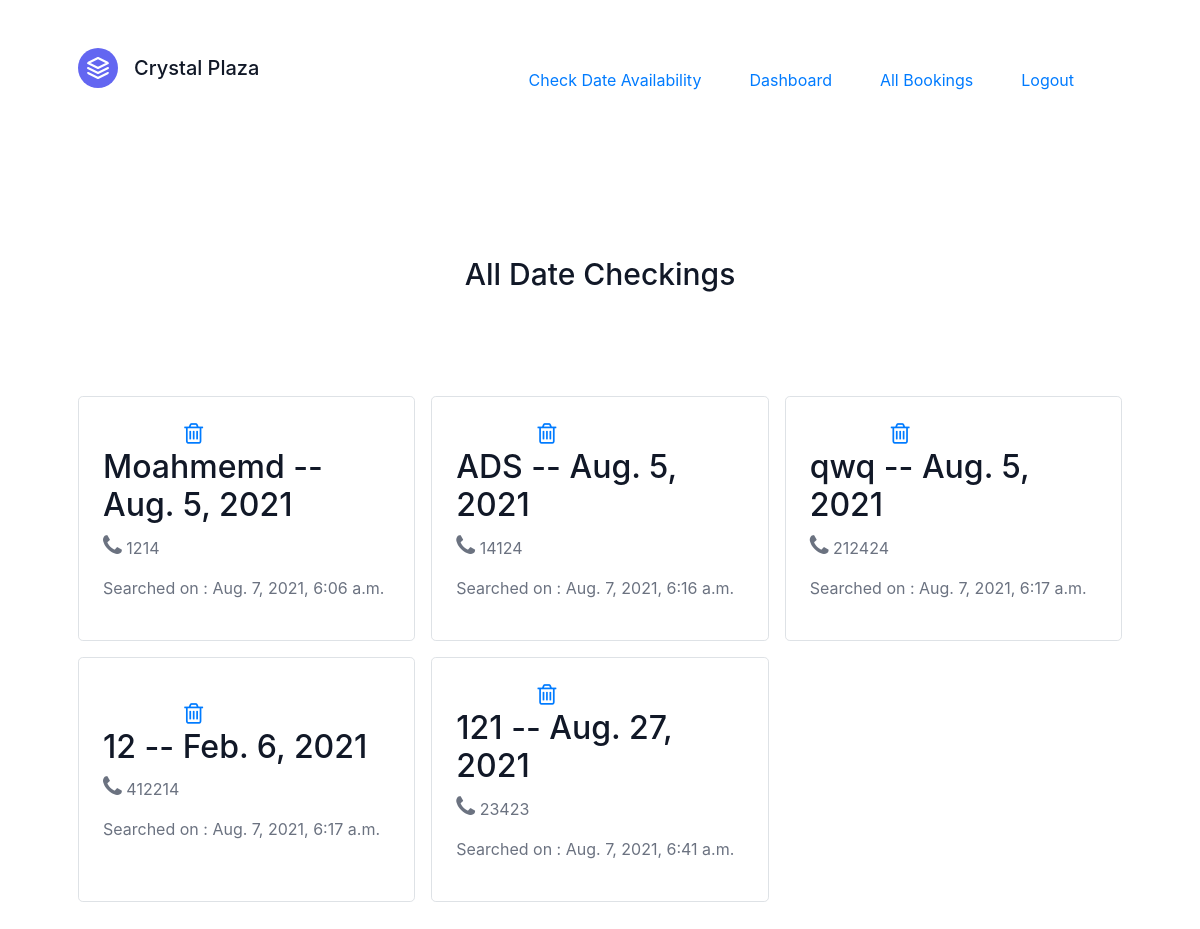
Page /allsearches/ (signed in) on the committed database.
### home/models.py (models this page shows)
class DateCheck(models.Model):
    name=models.CharField(max_length=200,default='Unknown')
    contact=models.IntegerField(null=True,blank=True)
    date=models.DateField()
    search_time=models.DateTimeField(auto_now_add=True)

### allsearches/views.py (the view)
# urls.py: path("",views.allsearches,name='allsearches'),
def allsearches(request):
    allseacrhes=DateCheck.objects.all()
    context={'alldatesearch':allseacrhes}
    return render(request,'allsearches/allsearches.html',context)

### allsearches/templates/allsearches/allsearches.html (shortened to what this page needs)
<!DOCTYPE html>
<html lang="en">
<head>
    <link href="https://unpkg.com/tailwindcss@^2/dist/tailwind.min.css" rel="stylesheet">
    <link rel="stylesheet" href="https://cdnjs.cloudflare.com/ajax/libs/font-awesome/4.7.0/css/font-awesome.min.css">
</head>
<body>
  {% extends "booking/base.html" %}
  {% block contain %}
  <header class="text-gray-600 body-font">
    <div class="container mx-auto flex flex-wrap p-5 flex-col md:flex-row items-center">
      <a class="flex title-font font-medium items-center text-gray-900 mb-4 md:mb-0">
        <svg xmlns="http://www.w3.org/2000/svg" fill="none" stroke="currentColor" stroke-linecap="round" stroke-linejoin="round" stroke-width="2" class="w-10 h-10 text-white p-2 bg-indigo-500 rounded-full" viewBox="0 0 24 24">
          <path d="M12 2L2 7l10 5 10-5-10-5zM2 17l10 5 10-5M2 12l10 5 10-5"></path>
        </svg>
        <span class="ml-3 text-xl">Crystal Plaza</span>
      </a>
      <nav class="md:ml-auto flex flex-wrap items-center text-base justify-center">
        <a class="mr-5 hover:text-gray-900" href="/#testimonials">Check Date Availability</a>
        <a class="mr-5 hover:text-gray-900" href="{% url 'userdata:dashboard' %}">Dashboard</a>
        <a class="mr-5 hover:text-gray-900" href="{% url 'booking:listing_page' %}">All Bookings</a>
        {% if user.is_authenticated %}
        <a class="mr-5 hover:text-gray-900" href="{% url 'userdata:logout' %}">Logout</a>
        {% else %}
        <a class="mr-5 hover:text-gray-900" href="{% url 'userdata:login' %}">Login</a>
        {% endif %}
      </nav>
    </div>
  </header>
  {% if user.is_authenticated %}
      <section class="text-gray-600 body-font">
        <div class="container px-5 py-24 mx-auto">
          <div class="flex flex-col text-center w-full mb-20">
            <h1 class="sm:text-3xl text-2xl font-medium title-font mb-4 text-gray-900">All Date Checkings</h1>
          </div>
          <div class="flex flex-wrap -m-2">
            {% for each in alldatesearch %}
            <div class="p-2 lg:w-1/3 md:w-1/2 w-full">
              <div class="h-full flex items-center border-gray-200 border p-4 rounded-lg">
                <div class="flex-grow">
                  <a href="{% url 'allsearches:delete_search_record' each.id %}"><button style=" top: 0; right: 0; width: 100px; text-align:right;"><i class="fa fa-trash-o" style="font-size:24px"></i></button></a>
                  <h2 class="text-gray-900 title-font font-medium">{{each.name}} -- {{each.date}}</h2>
                  <p class="text-gray-500"> <i class="fa fa-phone" style="font-size:24px"></i> {{each.contact}}</p>
                  <p class="text-gray-500"> Searched on : {{each.search_time}}</p>
                </div>
              </div>
            </div>
            {% endfor %}
          </div>
        </div>
      </section>
      {% endif %}
      {% endblock contain %}

### rows in the picture
DateCheck: name "Moahmemd", date "Aug. 5, 2021", contact "1214", search_time "Aug. 7, 2021, 6:06 a.m."
DateCheck: name "ADS", date "Aug. 5, 2021", contact "14124", search_time "Aug. 7, 2021, 6:16 a.m."
DateCheck: name "qwq", date "Aug. 5, 2021", contact "212424", search_time "Aug. 7, 2021, 6:17 a.m."
DateCheck: name "12", date "Feb. 6, 2021", contact "412214", search_time "Aug. 7, 2021, 6:17 a.m."
DateCheck: name "121", date "Aug. 27, 2021", contact "23423", search_time "Aug. 7, 2021, 6:41 a.m."
